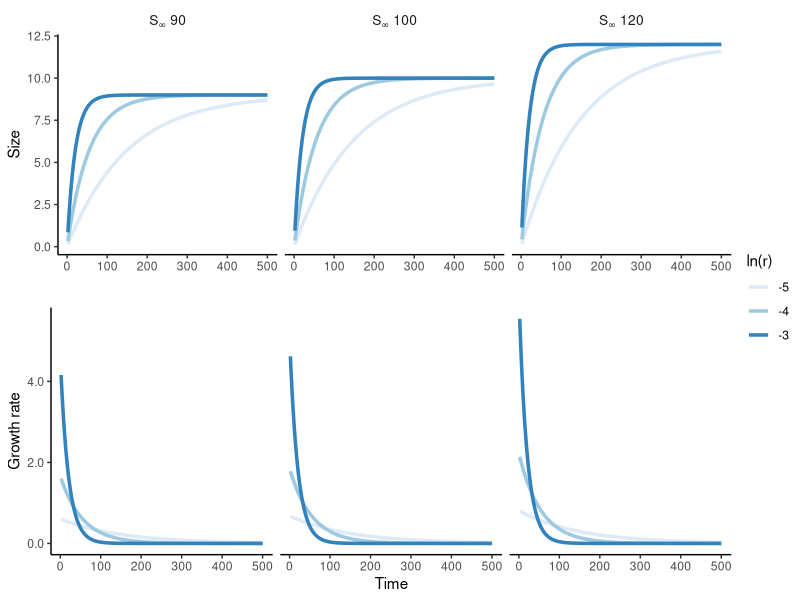

R code for this plot:
## ---- chunk 1
Echo=FALSE
Eval=TRUE
Cache=TRUE
Warng=FALSE
Msg=FALSE
library(tidyverse)
## ---- chunk 2
#| label: fig-VBModel
#| fig-width: 8.5
#| fig-height: 5.5
#| fig-cap: "Illustration of the evolution of size (upper panels) and growth rate (bottom panels) over time following the von Bertalanffy growth equation. The three panels of each row is set to describe the interaction of the two parameters governing the annual growth rate of an individual tree."


r <- exp(-c(5:3))
linf <- c(900, 1000, 1200)

labels <- c(
  `900` = "S[infinity] ~  90",
  `1000` = "S[infinity] ~  100",
  `1200` = "S[infinity] ~  120"
)

expand_grid(
    r = r,
    Linf = linf,
  ) |>
  rowwise() |>
  expand_grid(Time = 1:500) |>
  mutate(
    Lt = Linf * (1 - exp(-r * Time))/10,
  ) |>
  group_by(r, Linf) |> 
  mutate( 
      Lt_t0 = lag(Lt),
      growth = Lt - Lt_t0,
      Lt_t0 = NULL
  ) |>
  drop_na() ->
dt 

ggpubr::ggarrange(
  dt |>
    ggplot() +
    aes(Time, Lt/10) +
    aes(group = log(r), color = factor(log(r))) +
    facet_wrap(
      ~Linf,
      labeller = labeller(Linf = as_labeller(labels, label_parsed))
    ) +
    geom_path(size = 1.2) +
    theme_classic() +
    labs(
      x = '',
      y = 'Size',
      color = 'ln(r)'
    ) +
    theme(
      strip.background = element_blank(),
      strip.text = element_text(size = rel(0.9))
    ) +
    scale_color_brewer() +
    scale_y_continuous(labels = scales::number_format(accuracy = 0.1)),
    dt |>
    ggplot() +
    aes(Time, growth) +
    aes(group = log(r), color = factor(log(r))) +
    facet_wrap(
      ~Linf,
      labeller = labeller(Linf = as_labeller(labels, label_parsed))
    ) +
    geom_path(size = 1.2) +
    theme_classic() +
    labs(
      x = 'Time',
      y = 'Growth rate',
      color = 'ln(r)'
    ) +
    theme(
      strip.background = element_blank(),
      strip.text = element_blank()
    ) +
    scale_color_brewer() +
    scale_y_continuous(labels = scales::number_format(accuracy = 0.1)),
  nrow = 2,
  common.legend = TRUE,
  legend = 'right'
)

